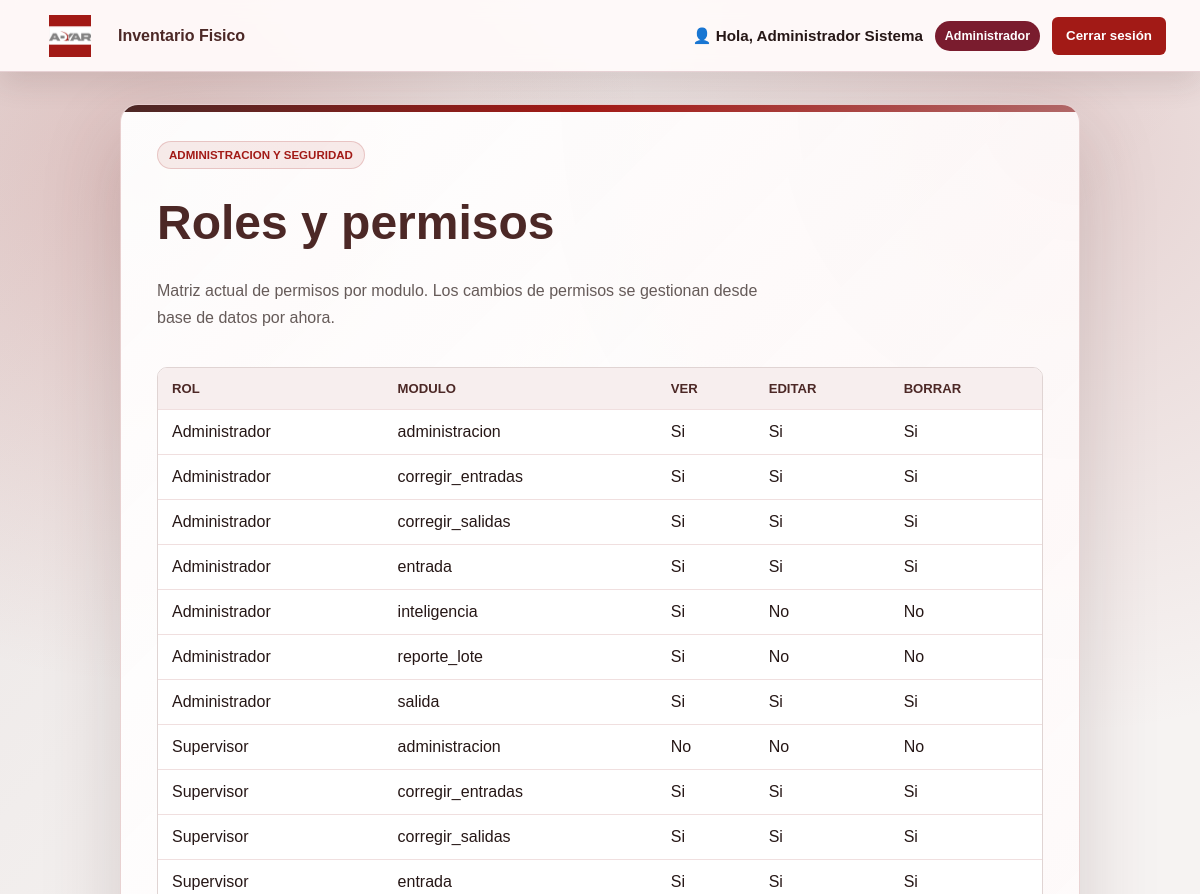
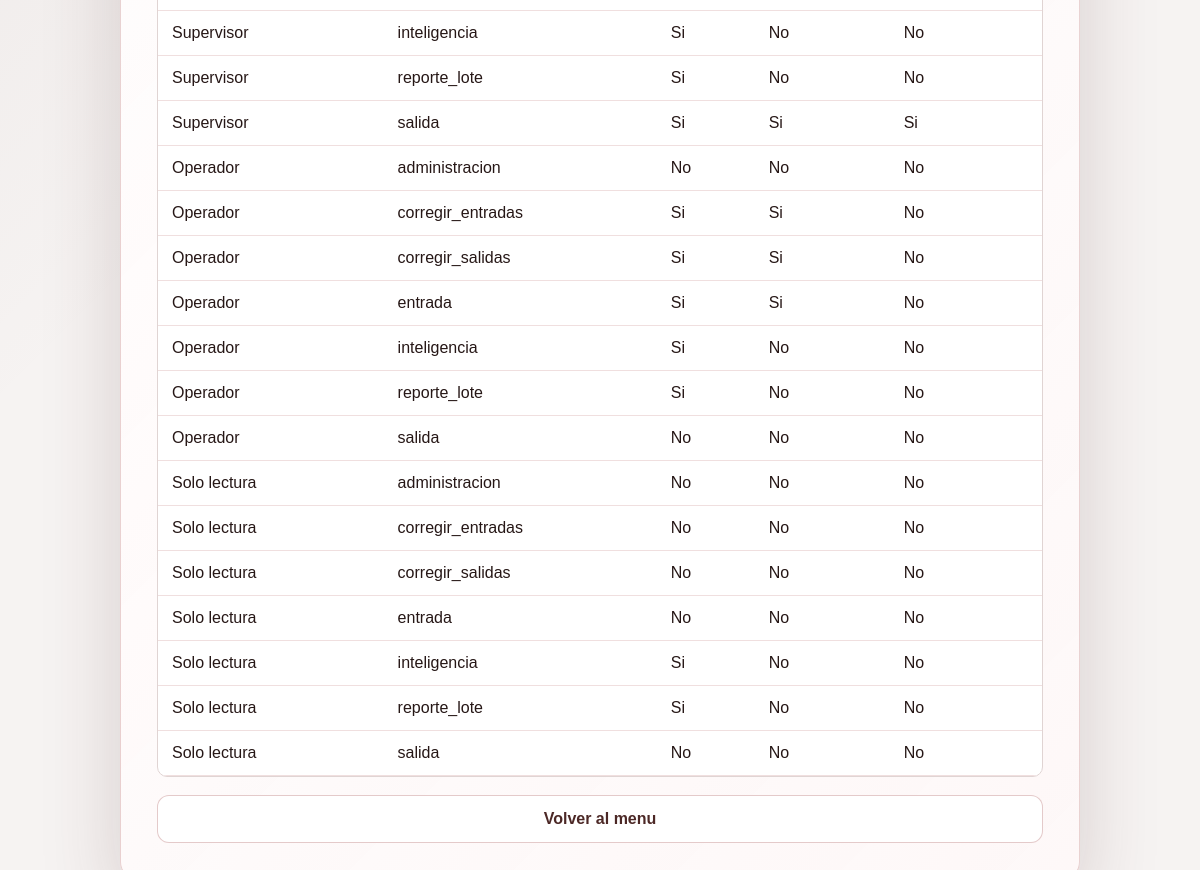
Screenshot of /admin/roles (signed in) with the database file from the repository (2 pictures, top to bottom).
### tables this page shows
CREATE TABLE IF NOT EXISTS `permisos_modulo` (
  `id_permiso` int NOT NULL AUTO_INCREMENT,
  `id_rol` int NOT NULL,
  `modulo` varchar(50) NOT NULL,
  `puede_ver` tinyint(1) DEFAULT '1',
  `puede_editar` tinyint(1) DEFAULT '0',
  `puede_borrar` tinyint(1) DEFAULT '0',
  PRIMARY KEY (`id_permiso`),
  UNIQUE KEY `uq_rol_modulo` (`id_rol`,`modulo`),
  UNIQUE KEY `uq_permiso_modulo` (`id_rol`,`modulo`)
);

CREATE TABLE IF NOT EXISTS `roles` (
  `id_rol` int NOT NULL AUTO_INCREMENT,
  `nombre_rol` varchar(50) NOT NULL,
  `descripcion` varchar(255) DEFAULT NULL,
  `activo` tinyint(1) DEFAULT '1',
  `fecha_creacion` datetime DEFAULT CURRENT_TIMESTAMP,
  `nombre` varchar(60) DEFAULT NULL,
  PRIMARY KEY (`id_rol`),
  UNIQUE KEY `nombre_rol` (`nombre_rol`)
);

### app/Core/Controller.php (called while the page is built, shortened)
<?php
class Controller
{
    protected function view(string $view, array $data = []): void
    {
        $viewPath = __DIR__ . '/../Views/' . $view . '.php';
        extract($data, EXTR_SKIP);
        require_once $viewPath;
    }
}

### app/Controllers/AdminController.php (called while the page is built, shortened)
<?php
class AdminController extends Controller
{
    public function roles(): void
    {
        $rolModel = $this->model('Rol');
        $this->view('admin/roles', [
            'title' => 'Roles y permisos',
            'roles' => $rolModel->listarConPermisos(),
        ]);
    }
}

### app/Core/App.php (called while the page is built, shortened)
<?php
class App
{
    private $controller = 'HomeController';
    private string $method = 'index';
    private array $params = [];
    public function __construct()
    {
        $url = $this->parseUrl();
        if (isset($url[0])) {
            $controllerName = ucfirst($url[0]) . 'Controller';
            $controllerPath = __DIR__ . '/../Controllers/' . $controllerName . '.php';
            if (file_exists($controllerPath)) {
                $this->controller = $controllerName;
                unset($url[0]);
            }
        }
        $this->controller = new $this->controller();
        if (isset($url[1]) && method_exists($this->controller, $url[1])) {
            $this->method = $url[1];
            unset($url[1]);
        }
        $this->params = $url ? array_values($url) : [];
    }
    public function run(): void
    {
        call_user_func_array([$this->controller, $this->method], $this->params);
    }
    private function parseUrl(): array
    {
        $url = rtrim($_GET['url'], '/');
        $url = filter_var($url, FILTER_SANITIZE_URL);
        return explode('/', $url);
    }
}

### public/index.php (called while the page is built, shortened)
<?php
$app = new App();
$app->run();

### app/Core/Auth.php (called while the page is built, shortened)
<?php
class Auth
{
    public static function check(): bool
    {
        return !empty($_SESSION['id_usuario']);
    }
    public static function user(): array
    {
        return [
            'id_usuario' => $_SESSION['id_usuario'] ?? null,
            'nombre_completo' => $_SESSION['nombre_completo'] ?? '',
            'username' => $_SESSION['username'] ?? '',
            'id_rol' => $_SESSION['id_rol'] ?? null,
            'rol_nombre' => $_SESSION['rol_nombre'] ?? '',
            'permisos' => $_SESSION['permisos'] ?? [],
        ];
    }
}

### app/Models/BaseModel.php (called while the page is built, shortened)
<?php
class BaseModel
{
    public function __construct()
    {
        $database = new Database();
        $this->db = $database->getConnection();
    }
}

### app/Core/Database.php (called while the page is built)
<?php
class Database
{
    private PDO $connection;
    public function __construct()
    {
        $dsn = sprintf(
            'mysql:host=%s;dbname=%s;charset=%s',
            DB_HOST,
            DB_NAME,
            DB_CHARSET
        );
        $options = [
            PDO::ATTR_ERRMODE => PDO::ERRMODE_EXCEPTION,
            PDO::ATTR_DEFAULT_FETCH_MODE => PDO::FETCH_ASSOC,
            PDO::ATTR_EMULATE_PREPARES => false,
        ];
        $this->connection = new PDO($dsn, DB_USER, DB_PASS, $options);
    }
    public function getConnection(): PDO
    {
        return $this->connection;
    }
}

### app/Models/Rol.php (called while the page is built, shortened)
<?php
class Rol extends BaseModel
{
    public function listarConPermisos(): array
    {
        $roles = $this->db->query('SELECT id_rol, nombre, activo FROM roles ORDER BY id_rol ASC')->fetchAll();
        $stmt = $this->db->query('SELECT id_rol, modulo, puede_ver, puede_editar, puede_borrar FROM permisos_modulo ORDER BY modulo ASC');
        $permissions = [];
        foreach ($stmt->fetchAll() as $permission) {
            $permissions[(int) $permission['id_rol']][] = $permission;
        }
        return $roles;
    }
}

### app/Views/admin/roles.php (the view)
<?php require_once __DIR__ . '/../layouts/header.php'; ?>
<?php $text = fn($value) => htmlspecialchars((string) $value, ENT_QUOTES, 'UTF-8'); ?>
<section class="panel report-panel admin-page">
    <p class="eyebrow">Administracion y seguridad</p>
    <h1>Roles y permisos</h1>
    <p class="intro">Matriz actual de permisos por modulo. Los cambios de permisos se gestionan desde base de datos por ahora.</p>
    <div class="admin-table-wrap">
        <table class="admin-table">
            <thead><tr><th>Rol</th><th>Modulo</th><th>Ver</th><th>Editar</th><th>Borrar</th></tr></thead>
            <tbody>
                <?php foreach ($roles as $role) : ?>
                    <?php foreach ($role['permisos'] as $permission) : ?>
                        <tr>
                            <td><?= $text($role['nombre']) ?></td>
                            <td><?= $text($permission['modulo']) ?></td>
                            <td><?= (int) $permission['puede_ver'] ? 'Si' : 'No' ?></td>
                            <td><?= (int) $permission['puede_editar'] ? 'Si' : 'No' ?></td>
                            <td><?= (int) $permission['puede_borrar'] ? 'Si' : 'No' ?></td>
                        </tr>
                    <?php endforeach; ?>
                <?php endforeach; ?>
            </tbody>
        </table>
    </div>
    <a class="button-link button-link--secondary" href="<?= APP_URL ?>/">Volver al menu</a>
</section>
<?php require_once __DIR__ . '/../layouts/footer.php'; ?>

### app/Views/layouts/header.php (shortened to what this page needs)
<!doctype html>
<html lang="es">
<head>
    <link rel="stylesheet" href="<?= APP_URL ?>/public/css/styles.css">
</head>
<body>
    <?php if (Auth::check()) : ?>
        <?php $authUser = Auth::user(); ?>
        <header class="auth-topbar">
            <a class="auth-brand" href="<?= APP_URL ?>/">
                <img src="<?= APP_URL ?>/public/media/logoAdyarca.png" alt="Logo Adyarca">
                <strong><?= APP_NAME ?></strong>
            </a>
            <div class="auth-session">
                <span class="auth-greeting">👤 Hola, <?= htmlspecialchars($authUser['nombre_completo'], ENT_QUOTES, 'UTF-8') ?></span>
                <span class="role-badge role-badge--<?= strtolower(str_replace(' ', '-', $authUser['rol_nombre'])) ?>"><?= htmlspecialchars($authUser['rol_nombre'], ENT_QUOTES, 'UTF-8') ?></span>
                <form method="post" action="<?= APP_URL ?>/auth/logout" onsubmit="return confirm('¿Deseas cerrar tu sesión?');">
                    <button class="logout-button" type="submit">Cerrar sesión</button>
                </form>
            </div>
        </header>
    <?php else : ?>
        <a class="brand-logo <?= ($title ?? '') === 'Inicio' ? 'brand-logo--dashboard-hidden' : '' ?>" href="<?= APP_URL ?>/" aria-label="Ir al inicio">
            <img src="<?= APP_URL ?>/public/media/logoAdyarca.png" alt="Logo Adyarca">
        </a>
    <?php endif; ?>
    <main class="page-shell <?= ($title ?? '') === 'Inicio' ? 'page-shell--dashboard' : '' ?>">

### app/Views/layouts/footer.php
    </main>
</body>
</html>

### rows the page displays
permisos_modulo: nombre "Administrador", modulo "administracion", puede_ver "Si", puede_editar "Si", puede_borrar "Si"
permisos_modulo: nombre "Administrador", modulo "corregir_entradas", puede_ver "Si", puede_editar "Si", puede_borrar "Si"
permisos_modulo: nombre "Administrador", modulo "corregir_salidas", puede_ver "Si", puede_editar "Si", puede_borrar "Si"
permisos_modulo: nombre "Administrador", modulo "entrada", puede_ver "Si", puede_editar "Si", puede_borrar "Si"
permisos_modulo: nombre "Administrador", modulo "inteligencia", puede_ver "Si", puede_editar "No", puede_borrar "No"
permisos_modulo: nombre "Administrador", modulo "reporte_lote", puede_ver "Si", puede_editar "No", puede_borrar "No"
permisos_modulo: nombre "Administrador", modulo "salida", puede_ver "Si", puede_editar "Si", puede_borrar "Si"
permisos_modulo: id_rol.nombre "Supervisor", modulo "administracion", puede_ver "No", puede_editar "No", puede_borrar "No"
permisos_modulo: id_rol.nombre "Supervisor", modulo "corregir_entradas", puede_ver "Si", puede_editar "Si", puede_borrar "Si"
permisos_modulo: id_rol.nombre "Supervisor", modulo "corregir_salidas", puede_ver "Si", puede_editar "Si", puede_borrar "Si"
permisos_modulo: id_rol.nombre "Supervisor", modulo "entrada", puede_ver "Si", puede_editar "Si", puede_borrar "Si"
permisos_modulo: id_rol.nombre "Supervisor", modulo "inteligencia", puede_ver "Si", puede_editar "No", puede_borrar "No"
permisos_modulo: id_rol.nombre "Supervisor", modulo "reporte_lote", puede_ver "Si", puede_editar "No", puede_borrar "No"
permisos_modulo: id_rol.nombre "Supervisor", modulo "salida", puede_ver "Si", puede_editar "Si", puede_borrar "Si"
permisos_modulo: id_rol.nombre "Operador", modulo "administracion", puede_ver "No", puede_editar "No", puede_borrar "No"
permisos_modulo: id_rol.nombre "Operador", modulo "corregir_entradas", puede_ver "Si", puede_editar "Si", puede_borrar "No"
permisos_modulo: id_rol.nombre "Operador", modulo "corregir_salidas", puede_ver "Si", puede_editar "Si", puede_borrar "No"
permisos_modulo: id_rol.nombre "Operador", modulo "entrada", puede_ver "Si", puede_editar "Si", puede_borrar "No"
permisos_modulo: id_rol.nombre "Operador", modulo "inteligencia", puede_ver "Si", puede_editar "No", puede_borrar "No"
permisos_modulo: id_rol.nombre "Operador", modulo "reporte_lote", puede_ver "Si", puede_editar "No", puede_borrar "No"
permisos_modulo: id_rol.nombre "Operador", modulo "salida", puede_ver "No", puede_editar "No", puede_borrar "No"
permisos_modulo: id_rol.nombre "Solo lectura", modulo "administracion", puede_ver "No", puede_editar "No", puede_borrar "No"
permisos_modulo: id_rol.nombre "Solo lectura", modulo "corregir_entradas", puede_ver "No", puede_editar "No", puede_borrar "No"
permisos_modulo: id_rol.nombre "Solo lectura", modulo "corregir_salidas", puede_ver "No", puede_editar "No", puede_borrar "No"
permisos_modulo: id_rol.nombre "Solo lectura", modulo "entrada", puede_ver "No", puede_editar "No", puede_borrar "No"
permisos_modulo: id_rol.nombre "Solo lectura", modulo "inteligencia", puede_ver "Si", puede_editar "No", puede_borrar "No"
permisos_modulo: id_rol.nombre "Solo lectura", modulo "reporte_lote", puede_ver "Si", puede_editar "No", puede_borrar "No"
permisos_modulo: id_rol.nombre "Solo lectura", modulo "salida", puede_ver "No", puede_editar "No", puede_borrar "No"

### other values shown
APP_NAME "Inventario Fisico"
$authUser['nombre_completo'] "Administrador Sistema"
$authUser['rol_nombre'] "Administrador"
